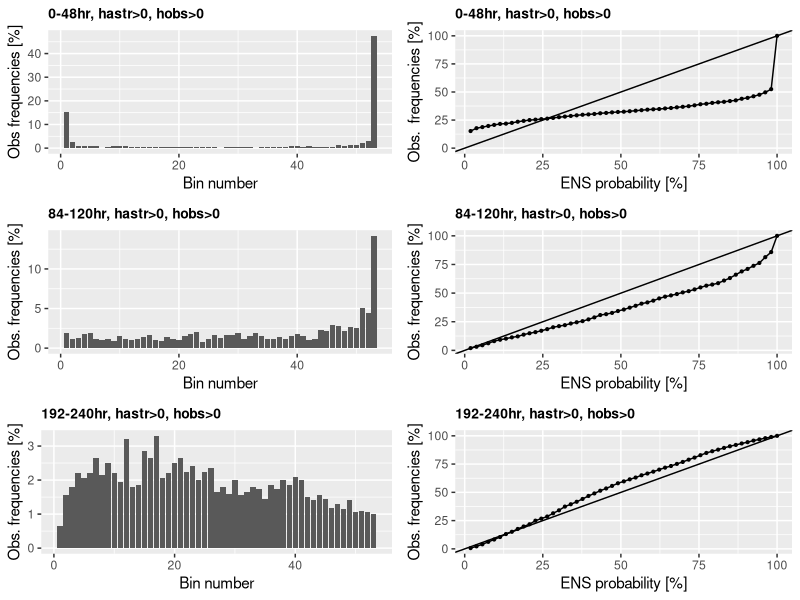

Write R code to recreate this figure.
require(ggplot2)
require(gridExtra)

straight_line = 0
#0-48hr, positive astro, positive surge
observed_frequencies1 = c(15.2, 2.54, 0.97, 1.02, 0.93, 0.89, 0.25, 0.68, 1.02, 0.76, 0.72, 0.38, 0.47, 0.42, 0.63, 0.68, 0.51, 0.59, 0.55, 0.51, 0.3, 0.42, 0.59, 0.3, 0.51, 0.34, 0.25, 0.42, 0.47 ,0.47 ,0.47, 0.3, 0.25, 0.51, 0.42, 0.59, 0.47, 0.55, 0.76, 0.95, 0.45, 0.76, 0.55, 0.42, 0.68, 0.63, 1.4, 0.8, 1.4, 1.4, 2.12, 2.83, 47.5)
ranks = c(1,2,3,4,5,6,7,8,9,10,11,12,13,14,15,16,17,18,19,20,21,22,23,24,25,26,27,28,29,30,31,32,33,34,35,36,37,38,39, 40, 41,42,43,44,45,46,47,48,49,50,51,52,53)
print(length(observed_frequencies1))
relative_ranks1 = ranks/53*100
cum_frequencies1 = c(15.2, 17.74, 18.71, 19.73, 20.66, 21.55, 21.8, 22.48, 23.5, 24.26, 24.98, 25.36, 25.83, 26.25, 26.88, 27.56, 28.07, 28.66, 29.21, 29.72, 30.02, 30.44, 31.03, 31.33, 31.84, 32.18, 32.43, 32.85, 33.32, 33.79, 34.26, 34.56, 34.81, 35.32, 35.74, 36.33, 36.8, 37.35, 38.11, 39.06, 39.51, 40.27, 40.82, 41.24, 41.92, 42.55, 43.95, 44.75, 46.15, 47.55, 49.67, 52.5, 100.0)



dataframe1 = data.frame(ranks = ranks, observed_frequencies1 = observed_frequencies1, relative_ranks = relative_ranks1, cum_freq = cum_frequencies1)
print(dataframe1)
p1 <-ggplot(dataframe1, aes(x = ranks, y = observed_frequencies1))
p1 = p1 +geom_bar(stat = "identity")  + xlab("Bin number") + ylab("Obs frequencies [%]") + ggtitle("0-48hr, hastr>0, hobs>0") +  theme(plot.title = element_text(size = 10, face = "bold"))

p2 <-ggplot(dataframe1, aes(x = relative_ranks, y = cum_freq))
p2 = p2 +geom_line() +geom_point(size = 0.75)  + geom_abline(intercept = 0, slope = 1, size = 0.5) + xlab("ENS probability [%]") + ylab("Obs.  frequencies [%]") +ylim(0, 100) + ggtitle("0-48hr, hastr>0, hobs>0") +  theme(plot.title = element_text(size = 10, face = "bold"))



# 84-120hr positive astro, positive surge
observed_frequencies2 = c(1.96, 1.2, 1.31, 1.74, 1.85, 1.2, 0.98, 1.09, 0.87, 1.53, 1.2, 0.98, 1.2, 1.42, 1.64, 0.98, 0.87, 1.42, 1.09, 0.98, 1.53, 1.74, 2.07, 0.76, 1.09, 1.64, 1.31,
1.64, 1.64, 1.85, 1.09, 1.53, 1.96, 1.53, 1.09, 1.2, 1.42, 1.09, 1.53, 1.74, 1.53, 0.98, 1.2, 2.29, 2.18, 2.94, 2.84, 2.18, 2.73, 2.51, 5.02, 4.46, 14.18)
cum_frequencies2 = c(1.96, 3.16, 4.47, 6.21, 8.06, 9.26, 10.24, 11.33, 12.2, 13.73, 14.93, 15.91, 17.11, 18.53, 20.17, 21.15, 22.02, 23.44, 24.53, 25.51, 27.04, 28.78, 30.85, 31.61, 32.7, 34.34, 35.65, 37.29, 38.93, 40.78, 41.87, 43.4, 45.36, 46.89, 47.98, 49.18, 50.6, 51.69, 53.22, 54.96, 56.49, 57.47, 58.67, 60.96, 63.14, 66.08, 68.92, 71.10, 73.83, 76.34, 81.36, 85.82, 100.0)
dataframe2 = data.frame(ranks = ranks, observed_frequencies2 = observed_frequencies2, relative_ranks = relative_ranks1, cum_freq2 = cum_frequencies2)
p3 = ggplot(dataframe2, aes(x = ranks, y = observed_frequencies2))
p3 = p3 +geom_bar(stat = "identity")  + xlab("Bin number") + ylab("Obs. frequencies [%]") +ggtitle("84-120hr, hastr>0, hobs>0") +  theme(plot.title = element_text(size = 10, face = "bold"))

p4 = ggplot(dataframe2, aes(x = relative_ranks, y = cum_freq2))
p4 = p4 +geom_line()  + geom_point(size = 0.75) + geom_abline(intercept = 0, slope = 1, size = 0.5) +  xlab("ENS probability [%]") + ylab("Obs. frequencies [%]") + ggtitle("84-120hr, hastr>0, hobs>0") +  theme(plot.title = element_text(size = 10, face = "bold"))


observed_frequencies3 = c(0.65, 1.55, 1.8, 2.2, 2.05, 2.2, 2.65, 2.15, 2.5, 2.2, 1.95, 3.2, 1.8, 1.85, 2.85, 2.65, 3.3, 2.05, 2.2, 2.5, 2.65, 2.25, 2.4, 2, 2.25, 2.35, 1.65, 1.8, 1.6, 2, 1.55, 1.65, 1.8, 1.75, 1.45, 1.85, 1.75, 2.01, 1.85, 2.1, 2, 1.51, 1.4, 1.55, 1.45, 1.17, 1.3, 1.15, 1.4, 1.05, 1.1, 1.05, 1.01)
print(length(observed_frequencies3))

cum_frequencies3 = c(0.65, 2.2, 4, 6.2, 8.25, 10.45, 13.1, 15.1, 17.6, 19.8, 21.75, 24.95, 26.75, 28.6, 31.45, 34.1, 37.4, 39.45, 41.65, 44.15, 46.8, 49.05, 51.45, 53.45, 55.7, 58.05, 59.7, 61.5, 63.1, 65.1, 66.65, 68.3, 70.1, 71.85, 73.3, 75.15, 76.9, 78.91, 80.76, 82.86, 84.86, 86.37, 87.77, 89.32, 90.77, 91.94, 93.24, 94.39, 95.79, 96.84, 97.94, 98.99, 100.0)
print(length(cum_frequencies3)) 
dataframe3 = data.frame(ranks = ranks, observed_frequencies3 = observed_frequencies3, relative_ranks = relative_ranks1, cum_freq3 = cum_frequencies3)

p5 = ggplot(dataframe3, aes(x = ranks, y = observed_frequencies3))
p5 = p5 +geom_bar(stat = "identity")  + xlab("Bin number") + ylab("Obs. frequencies [%]") + ggtitle("192-240hr, hastr>0, hobs>0") +  theme(plot.title = element_text(size = 10, face = "bold"))

p6 = ggplot(dataframe3, aes(x = relative_ranks, y = cum_freq3))
p6 = p6 +geom_line()  + geom_point(size = 0.75) + geom_abline(intercept = 0, slope = 1, size = 0.5) +  xlab("ENS probability [%]") + ylab("Obs. frequencies [%]") + ggtitle("192-240hr, hastr>0, hobs>0") + theme(plot.title = element_text(size = 10, face = "bold")) 


pdf("/usr/people/wagenaa/talagrand_plots_Vlissingen", onefile = FALSE)
grid.arrange(p1, p2, p3, p4, p5, p6, ncol = 2)

